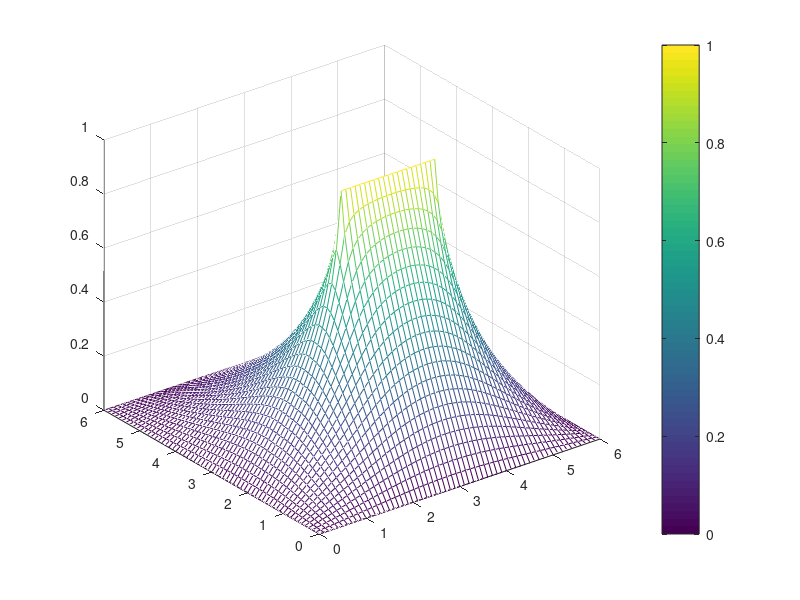
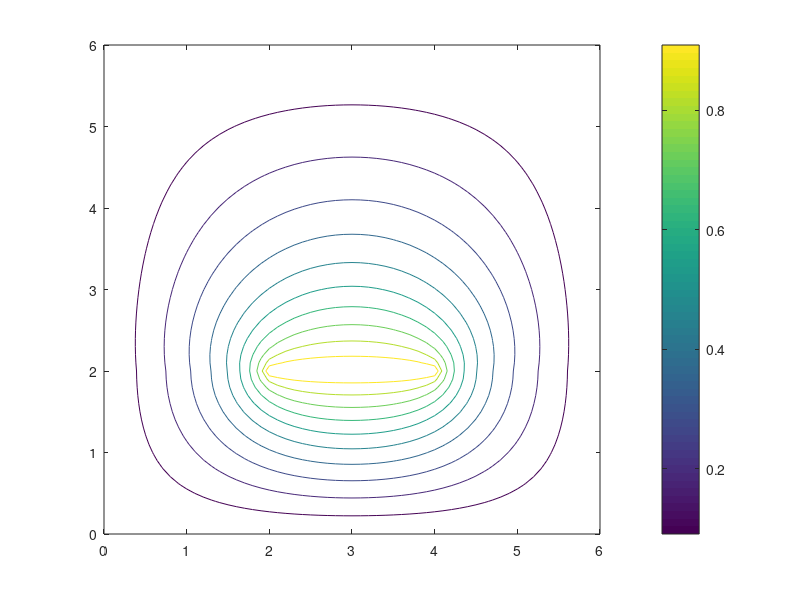
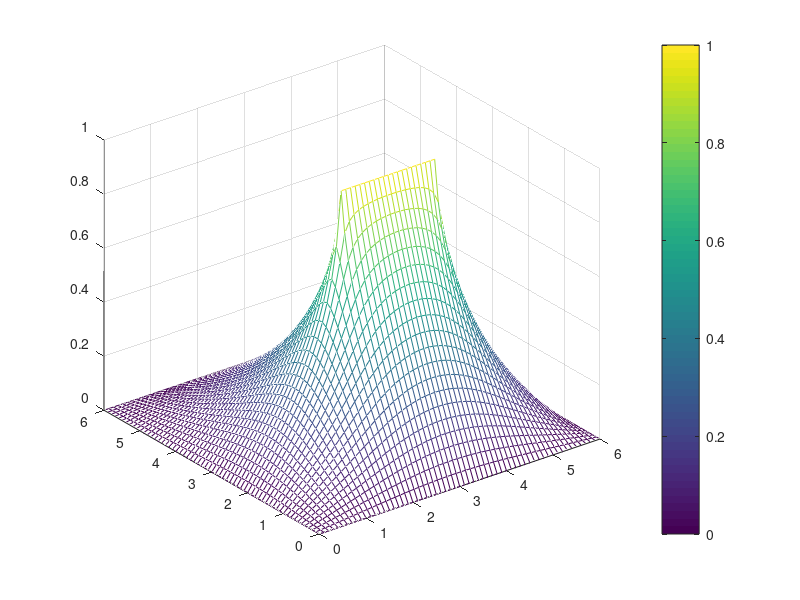
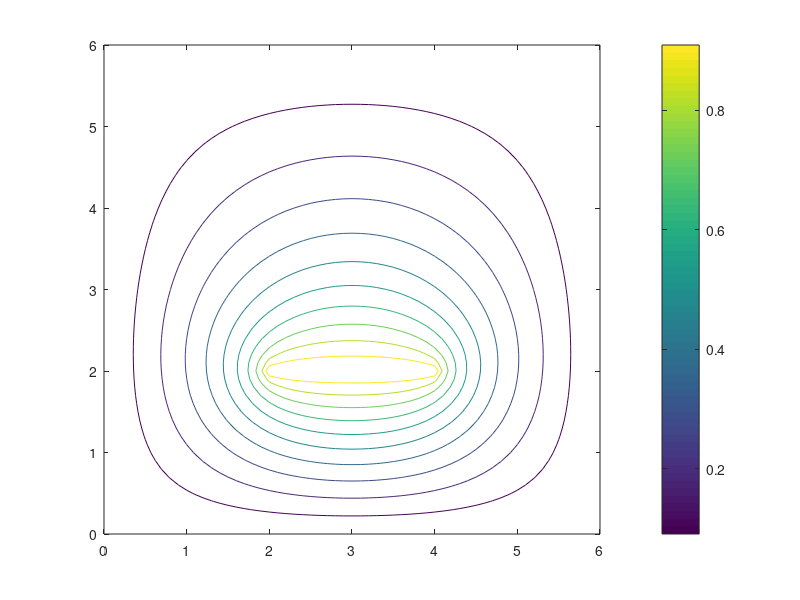

Recreate these plots in MATLAB, in order.
W=2;
d1=W;
d2=2*W;
S=W;
% W=1;
% d1=1;
% d2=9;
% S=4.5;

c=2.99792458e8;  % m/s
u0=4*pi*1e-7;   %H/m
e0=1/c/c/u0;
er=10;

V0=1;      % Voltage on metal
Vg=0;       % ground bonding Voltage
weight=S+W+S;
height=d1+d2;

h_dis=[0.1];    % step h for densest meshes
num_dis=1;

% tao = 1.841:0.0002:1.843;  % over-relaxation factor
tao = 1.84;
n_record = zeros(size(tao));   % iteration number for given structure
n_af_record = zeros(size(tao)); % iteration number for air-filled structure
er_eff=zeros(size(tao));  % effective permittivity
Z0=zeros(size(tao));    % impedance
%%-------------------------------------------------------------------------
% Discretization
h=h_dis(num_dis);    % Diecretization step (unit:1)
x=0:h:weight/2;    % use the 1/2 symmetry
x_total=0:h:weight;
y=0:h:height;
y_total=0:h:height;
LocMetal_y=d1/h+1;          % save the location of metal strip
LocMetal_x=S/h+1:(S+W/2)/h+1;

for n_t = 1:length(tao);
    
    phi=zeros(length(y),length(x));     % the potential phi
    Epsilon=ones(length(y),length(x));  % a matrix Eplison save the relative epsilon for every node
    Q=0;
    
    
    %%------------------------------------------------------------------------
    % Boundary condition & Initialization
    
    phi(LocMetal_y,LocMetal_x)=V0;
    Epsilon(LocMetal_y,LocMetal_x)=NaN;     % use the NaN represnet the metal region
    phi(1:end,1)=Vg;
    Epsilon(1:end,1)=NaN;
    phi(1,1:end)=Vg;
    Epsilon(1,1:end)=NaN;
    phi(end,1:end)=Vg;
    Epsilon(end,1:end)=NaN;
    phi_af=phi;         % Potential of air-filled structure
    Eplison_airfill=Epsilon;    % The air-filled structure need to set er=1 everywhere except on metal
    Epsilon(LocMetal_y,1:end)=0*Epsilon(LocMetal_y,1:end);  % interface
    Epsilon(1:d1/h, 1:end)=er*Epsilon(1:d1/h, 1:end);   % dielectric with er
    
    R=0; % Residue
    
    Q_last=1;
    Q_last_af=1;
    flag1=0;
    flag2=0;
    for n=1:10000
        for i=1:length(y);
            for j=1:length(x);
                if(~isnan(Epsilon(i,j)))    % check in metal or not
                    if(Epsilon(i,j)==0)     % check on interface or not
                        e1t = Epsilon(i+1,j);   % Temporal variable as epsilon 1
                        e2t = Epsilon(i-1,j);   % Temporal variable as epsilon 2
                        R =phi(i,j-1)*(e1t+e2t)+phi(i,j+1)*(e1t+e2t)...
                            +phi(i+1,j)*2*e1t+phi(i-1,j)*2*e2t;
                        R=R/4/(e1t+e2t)-phi(i,j);       % residue expression for Laplacian on interface
                    else if(j~=length(x))
                            R = (phi(i-1,j)+phi(i+1,j)+phi(i,j-1)+phi(i,j+1))/4-phi(i,j);
                            % residue expression for Laplacian on homogeneous node
                        else
                            R = (4*phi(i,j-1)-phi(i,j-2))/3-phi(i,j);
                            % residue expression for Laplacian on symmetry boundary
                        end
                    end
                    phi(i,j)=phi(i,j)+tao(n_t)*R; % SOR expression
                    
                    if(j==length(x))    % same for airfilled structure
                        R = (4*phi_af(i,j-1)-phi_af(i,j-2))/3-phi_af(i,j);
                    else
                        R = (phi_af(i-1,j)+phi_af(i+1,j)+phi_af(i,j-1)+phi_af(i,j+1))/4-phi_af(i,j);
                    end
                    phi_af(i,j)=phi_af(i,j)+tao(n_t)*R;
                end
            end
        end
        Q1=(phi(LocMetal_y,LocMetal_x(1))-phi(LocMetal_y,LocMetal_x(1)-1))*(e1t+e2t)/2;
        Q2=(sum(phi(LocMetal_y,LocMetal_x))-sum(phi(LocMetal_y+1,LocMetal_x)))*e1t;
        Q4=(sum(phi(LocMetal_y,LocMetal_x))-sum(phi(LocMetal_y-1,LocMetal_x)))*e2t;
        Q_mid=(phi(LocMetal_y,LocMetal_x(end))-phi(LocMetal_y+1,LocMetal_x(end)))*e1t...
            +(phi(LocMetal_y,LocMetal_x(end))-phi(LocMetal_y-1,LocMetal_x(end)))*e2t;
        Q=((Q1+Q2+Q4)*2-Q_mid)*e0;  % calculated Q on metal for each iteration
        
        Q1_af=phi_af(LocMetal_y,LocMetal_x(1))-phi_af(LocMetal_y,LocMetal_x(1)-1);
        Q2_af=(sum(phi_af(LocMetal_y,LocMetal_x))-sum(phi_af(LocMetal_y+1,LocMetal_x)));
        Q4_af=(sum(phi_af(LocMetal_y,LocMetal_x))-sum(phi_af(LocMetal_y-1,LocMetal_x)));
        Q_mid_af=phi_af(LocMetal_y,LocMetal_x(end))-phi_af(LocMetal_y+1,LocMetal_x(end))...
            +phi_af(LocMetal_y,LocMetal_x(end))-phi_af(LocMetal_y-1,LocMetal_x(end));
        Q_af=((Q1_af+Q2_af+Q4_af)*2-Q_mid_af)*e0;   % calculated Q on metal of corresponding air-filled structure
        
        Err_q= 1-Q/Q_last;
        Err_q_af= 1-Q_af/Q_last_af;
        
        if(abs(Err_q)<1e-8 & flag1==0)
            n_sl=n;
            flag1=1;
        end
        if(abs(Err_q_af)<1e-8 & flag2==0)
            n_af=n;
            flag2=1;
        end
        if(flag1==1 & flag2==1)
            break;
        end
        
        Q_last=Q;
        Q_last_af=Q_af;
    end
    
    
    phi_12=phi(1:end,end-1:-1:1);       % patch the quarter result to whole area using symmetry
    phi_total=[phi,phi_12];
    phi_af_12=phi_af(1:end,end-1:-1:1);       % patch the quarter result to whole area using symmetry
    phi_af_total=[phi_af,phi_af_12];
    
    figure(1+(num_dis-1)*4);  % 3D with mesh()
    mesh(x_total,y_total,phi_total);
    colorbar();
    figure(2+(num_dis-1)*4);  % contour plot
    contour(x_total,y_total,phi_total);
    colorbar();
    C=Q/V0;     % capacitance for given structure
    
    figure(3+(num_dis-1)*4);  % 3D with mesh()
    mesh(x_total,y_total,phi_af_total);
    colorbar();
    figure(4+(num_dis-1)*4);  % contour plot
    contour(x_total,y_total,phi_af_total);
    colorbar();
    Ca=Q_af/V0;  % capacitance for air-filled structure
    
    n_record(n_t)=n_sl  % iteration number
    n_af_record(n_t)=n_af  % iteration number
    er_eff(n_t)=C/Ca;     % effective permittivity
    Z0(n_t)=sqrt(u0*e0/Ca/C);     % impedance
    
end


